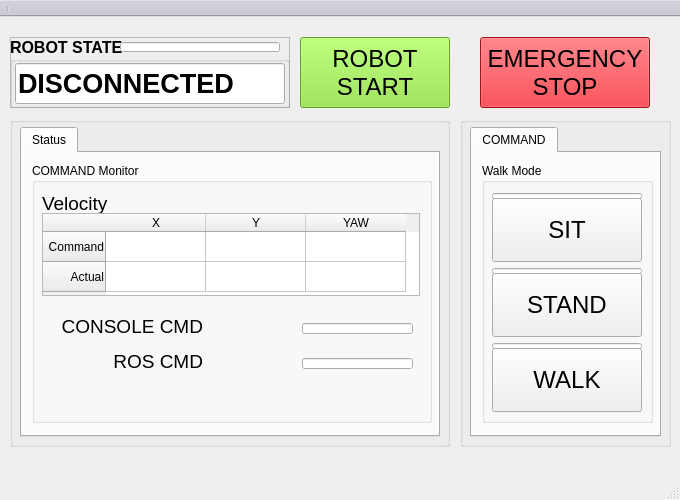
<?xml version="1.0" encoding="UTF-8"?>
<ui version="4.0">
 <class>MainWindow</class>
 <widget class="QMainWindow" name="MainWindow">
  <property name="geometry">
   <rect>
    <x>0</x>
    <y>0</y>
    <width>680</width>
    <height>500</height>
   </rect>
  </property>
  <property name="minimumSize">
   <size>
    <width>600</width>
    <height>400</height>
   </size>
  </property>
  <property name="windowTitle">
   <string>MainWindow</string>
  </property>
  <widget class="QWidget" name="centralwidget">
   <widget class="QGroupBox" name="groupBox">
    <property name="geometry">
     <rect>
      <x>10</x>
      <y>100</y>
      <width>440</width>
      <height>330</height>
     </rect>
    </property>
    <property name="title">
     <string/>
    </property>
    <widget class="QTabWidget" name="tabWidget_1">
     <property name="geometry">
      <rect>
       <x>10</x>
       <y>10</y>
       <width>420</width>
       <height>310</height>
      </rect>
     </property>
     <property name="currentIndex">
      <number>0</number>
     </property>
     <widget class="QWidget" name="tab_5">
      <attribute name="title">
       <string>Status</string>
      </attribute>
      <widget class="QGroupBox" name="groupBox_6">
       <property name="geometry">
        <rect>
         <x>10</x>
         <y>10</y>
         <width>400</width>
         <height>260</height>
        </rect>
       </property>
       <property name="title">
        <string>COMMAND Monitor</string>
       </property>
       <widget class="QLabel" name="label_9">
        <property name="geometry">
         <rect>
          <x>10</x>
          <y>30</y>
          <width>71</width>
          <height>21</height>
         </rect>
        </property>
        <property name="font">
         <font>
          <pointsize>14</pointsize>
         </font>
        </property>
        <property name="text">
         <string>Velocity</string>
        </property>
       </widget>
       <widget class="QLabel" name="label_12">
        <property name="geometry">
         <rect>
          <x>10</x>
          <y>155</y>
          <width>161</width>
          <height>17</height>
         </rect>
        </property>
        <property name="font">
         <font>
          <pointsize>14</pointsize>
         </font>
        </property>
        <property name="text">
         <string>CONSOLE CMD</string>
        </property>
        <property name="alignment">
         <set>Qt::AlignRight|Qt::AlignTrailing|Qt::AlignVCenter</set>
        </property>
       </widget>
       <widget class="QLineEdit" name="LE_CONSOLE_CMD">
        <property name="geometry">
         <rect>
          <x>270</x>
          <y>160</y>
          <width>111</width>
          <height>11</height>
         </rect>
        </property>
        <property name="mouseTracking">
         <bool>false</bool>
        </property>
        <property name="readOnly">
         <bool>true</bool>
        </property>
       </widget>
       <widget class="QTableWidget" name="TW_VELOCITY">
        <property name="geometry">
         <rect>
          <x>10</x>
          <y>50</y>
          <width>378</width>
          <height>83</height>
         </rect>
        </property>
        <row>
         <property name="text">
          <string>Command</string>
         </property>
         <property name="textAlignment">
          <set>AlignTrailing|AlignVCenter</set>
         </property>
        </row>
        <row>
         <property name="text">
          <string>Actual</string>
         </property>
         <property name="textAlignment">
          <set>AlignTrailing|AlignVCenter</set>
         </property>
        </row>
        <column>
         <property name="text">
          <string>X</string>
         </property>
        </column>
        <column>
         <property name="text">
          <string>Y</string>
         </property>
        </column>
        <column>
         <property name="text">
          <string>YAW</string>
         </property>
        </column>
        <item row="0" column="0">
         <property name="text">
          <string/>
         </property>
         <property name="flags">
          <set>NoItemFlags</set>
         </property>
        </item>
       </widget>
       <widget class="QLabel" name="label_11">
        <property name="geometry">
         <rect>
          <x>10</x>
          <y>190</y>
          <width>161</width>
          <height>17</height>
         </rect>
        </property>
        <property name="font">
         <font>
          <pointsize>14</pointsize>
         </font>
        </property>
        <property name="text">
         <string>ROS CMD</string>
        </property>
        <property name="alignment">
         <set>Qt::AlignRight|Qt::AlignTrailing|Qt::AlignVCenter</set>
        </property>
       </widget>
       <widget class="QLineEdit" name="LE_GDM_CMD">
        <property name="geometry">
         <rect>
          <x>270</x>
          <y>195</y>
          <width>111</width>
          <height>11</height>
         </rect>
        </property>
        <property name="mouseTracking">
         <bool>false</bool>
        </property>
        <property name="readOnly">
         <bool>true</bool>
        </property>
       </widget>
      </widget>
     </widget>
    </widget>
   </widget>
   <widget class="QGroupBox" name="groupBox_3">
    <property name="geometry">
     <rect>
      <x>460</x>
      <y>100</y>
      <width>211</width>
      <height>330</height>
     </rect>
    </property>
    <property name="title">
     <string/>
    </property>
    <widget class="QTabWidget" name="tabWidget_2">
     <property name="geometry">
      <rect>
       <x>10</x>
       <y>10</y>
       <width>191</width>
       <height>310</height>
      </rect>
     </property>
     <property name="currentIndex">
      <number>0</number>
     </property>
     <widget class="QWidget" name="tab_2">
      <attribute name="title">
       <string>COMMAND</string>
      </attribute>
      <widget class="QGroupBox" name="groupBox_2">
       <property name="geometry">
        <rect>
         <x>10</x>
         <y>10</y>
         <width>171</width>
         <height>260</height>
        </rect>
       </property>
       <property name="title">
        <string>Walk Mode</string>
       </property>
       <widget class="QPushButton" name="BTN_GDQ_WALK">
        <property name="geometry">
         <rect>
          <x>10</x>
          <y>185</y>
          <width>150</width>
          <height>64</height>
         </rect>
        </property>
        <property name="font">
         <font>
          <pointsize>18</pointsize>
         </font>
        </property>
        <property name="text">
         <string>WALK</string>
        </property>
       </widget>
       <widget class="QPushButton" name="BTN_GDQ_STAND">
        <property name="geometry">
         <rect>
          <x>10</x>
          <y>110</y>
          <width>150</width>
          <height>64</height>
         </rect>
        </property>
        <property name="font">
         <font>
          <pointsize>18</pointsize>
         </font>
        </property>
        <property name="text">
         <string>STAND</string>
        </property>
       </widget>
       <widget class="QPushButton" name="BTN_GDQ_READY">
        <property name="geometry">
         <rect>
          <x>10</x>
          <y>35</y>
          <width>150</width>
          <height>64</height>
         </rect>
        </property>
        <property name="font">
         <font>
          <pointsize>18</pointsize>
         </font>
        </property>
        <property name="text">
         <string>SIT</string>
        </property>
       </widget>
       <widget class="QLineEdit" name="LE_SIT">
        <property name="geometry">
         <rect>
          <x>10</x>
          <y>30</y>
          <width>150</width>
          <height>6</height>
         </rect>
        </property>
        <property name="mouseTracking">
         <bool>false</bool>
        </property>
        <property name="readOnly">
         <bool>true</bool>
        </property>
       </widget>
       <widget class="QLineEdit" name="LE_STAND">
        <property name="geometry">
         <rect>
          <x>10</x>
          <y>105</y>
          <width>150</width>
          <height>6</height>
         </rect>
        </property>
        <property name="mouseTracking">
         <bool>false</bool>
        </property>
        <property name="readOnly">
         <bool>true</bool>
        </property>
       </widget>
       <widget class="QLineEdit" name="LE_WALK">
        <property name="geometry">
         <rect>
          <x>10</x>
          <y>180</y>
          <width>150</width>
          <height>6</height>
         </rect>
        </property>
        <property name="mouseTracking">
         <bool>false</bool>
        </property>
        <property name="readOnly">
         <bool>true</bool>
        </property>
       </widget>
      </widget>
     </widget>
    </widget>
   </widget>
   <widget class="QWidget" name="WG_TOP" native="true">
    <property name="geometry">
     <rect>
      <x>10</x>
      <y>10</y>
      <width>660</width>
      <height>90</height>
     </rect>
    </property>
    <widget class="QWidget" name="WG_ROBOT_STATE" native="true">
     <property name="geometry">
      <rect>
       <x>0</x>
       <y>0</y>
       <width>290</width>
       <height>91</height>
      </rect>
     </property>
     <widget class="QFrame" name="FR_ROBOT_STATE">
      <property name="geometry">
       <rect>
        <x>0</x>
        <y>10</y>
        <width>280</width>
        <height>71</height>
       </rect>
      </property>
      <property name="frameShape">
       <enum>QFrame::StyledPanel</enum>
      </property>
      <property name="frameShadow">
       <enum>QFrame::Raised</enum>
      </property>
      <widget class="QGroupBox" name="GB_ROBOT_STATE_2">
       <property name="geometry">
        <rect>
         <x>0</x>
         <y>0</y>
         <width>280</width>
         <height>71</height>
        </rect>
       </property>
       <property name="font">
        <font>
         <pointsize>12</pointsize>
         <weight>75</weight>
         <bold>true</bold>
        </font>
       </property>
       <property name="title">
        <string>ROBOT STATE</string>
       </property>
       <widget class="QLineEdit" name="LE_ROBOT_STATE_2">
        <property name="enabled">
         <bool>true</bool>
        </property>
        <property name="geometry">
         <rect>
          <x>5</x>
          <y>26</y>
          <width>270</width>
          <height>41</height>
         </rect>
        </property>
        <property name="sizePolicy">
         <sizepolicy hsizetype="Fixed" vsizetype="Fixed">
          <horstretch>0</horstretch>
          <verstretch>0</verstretch>
         </sizepolicy>
        </property>
        <property name="font">
         <font>
          <pointsize>20</pointsize>
          <weight>75</weight>
          <italic>false</italic>
          <bold>true</bold>
          <underline>false</underline>
         </font>
        </property>
        <property name="cursor">
         <cursorShape>ArrowCursor</cursorShape>
        </property>
        <property name="mouseTracking">
         <bool>false</bool>
        </property>
        <property name="focusPolicy">
         <enum>Qt::NoFocus</enum>
        </property>
        <property name="acceptDrops">
         <bool>true</bool>
        </property>
        <property name="layoutDirection">
         <enum>Qt::LeftToRight</enum>
        </property>
        <property name="autoFillBackground">
         <bool>false</bool>
        </property>
        <property name="text">
         <string>DISCONNECTED</string>
        </property>
        <property name="frame">
         <bool>true</bool>
        </property>
        <property name="dragEnabled">
         <bool>false</bool>
        </property>
        <property name="readOnly">
         <bool>true</bool>
        </property>
       </widget>
       <widget class="QLineEdit" name="LE_CONNECT">
        <property name="geometry">
         <rect>
          <x>110</x>
          <y>5</y>
          <width>160</width>
          <height>10</height>
         </rect>
        </property>
        <property name="mouseTracking">
         <bool>false</bool>
        </property>
        <property name="readOnly">
         <bool>true</bool>
        </property>
       </widget>
      </widget>
     </widget>
    </widget>
    <widget class="QPushButton" name="BTN_GDQ_START">
     <property name="geometry">
      <rect>
       <x>290</x>
       <y>10</y>
       <width>150</width>
       <height>71</height>
      </rect>
     </property>
     <property name="palette">
      <palette>
       <active>
        <colorrole role="WindowText">
         <brush brushstyle="SolidPattern">
          <color alpha="255">
           <red>0</red>
           <green>0</green>
           <blue>0</blue>
          </color>
         </brush>
        </colorrole>
        <colorrole role="Button">
         <brush brushstyle="SolidPattern">
          <color alpha="255">
           <red>138</red>
           <green>226</green>
           <blue>52</blue>
          </color>
         </brush>
        </colorrole>
        <colorrole role="Light">
         <brush brushstyle="SolidPattern">
          <color alpha="255">
           <red>198</red>
           <green>255</green>
           <blue>143</blue>
          </color>
         </brush>
        </colorrole>
        <colorrole role="Midlight">
         <brush brushstyle="SolidPattern">
          <color alpha="255">
           <red>168</red>
           <green>240</green>
           <blue>97</blue>
          </color>
         </brush>
        </colorrole>
        <colorrole role="Dark">
         <brush brushstyle="SolidPattern">
          <color alpha="255">
           <red>69</red>
           <green>113</green>
           <blue>26</blue>
          </color>
         </brush>
        </colorrole>
        <colorrole role="Mid">
         <brush brushstyle="SolidPattern">
          <color alpha="255">
           <red>92</red>
           <green>151</green>
           <blue>34</blue>
          </color>
         </brush>
        </colorrole>
        <colorrole role="Text">
         <brush brushstyle="SolidPattern">
          <color alpha="255">
           <red>0</red>
           <green>0</green>
           <blue>0</blue>
          </color>
         </brush>
        </colorrole>
        <colorrole role="BrightText">
         <brush brushstyle="SolidPattern">
          <color alpha="255">
           <red>255</red>
           <green>255</green>
           <blue>255</blue>
          </color>
         </brush>
        </colorrole>
        <colorrole role="ButtonText">
         <brush brushstyle="SolidPattern">
          <color alpha="255">
           <red>0</red>
           <green>0</green>
           <blue>0</blue>
          </color>
         </brush>
        </colorrole>
        <colorrole role="Base">
         <brush brushstyle="SolidPattern">
          <color alpha="255">
           <red>255</red>
           <green>255</green>
           <blue>255</blue>
          </color>
         </brush>
        </colorrole>
        <colorrole role="Window">
         <brush brushstyle="SolidPattern">
          <color alpha="255">
           <red>138</red>
           <green>226</green>
           <blue>52</blue>
          </color>
         </brush>
        </colorrole>
        <colorrole role="Shadow">
         <brush brushstyle="SolidPattern">
          <color alpha="255">
           <red>0</red>
           <green>0</green>
           <blue>0</blue>
          </color>
         </brush>
        </colorrole>
        <colorrole role="AlternateBase">
         <brush brushstyle="SolidPattern">
          <color alpha="255">
           <red>196</red>
           <green>240</green>
           <blue>153</blue>
          </color>
         </brush>
        </colorrole>
        <colorrole role="ToolTipBase">
         <brush brushstyle="SolidPattern">
          <color alpha="255">
           <red>255</red>
           <green>255</green>
           <blue>220</blue>
          </color>
         </brush>
        </colorrole>
        <colorrole role="ToolTipText">
         <brush brushstyle="SolidPattern">
          <color alpha="255">
           <red>0</red>
           <green>0</green>
           <blue>0</blue>
          </color>
         </brush>
        </colorrole>
        <colorrole role="PlaceholderText">
         <brush brushstyle="SolidPattern">
          <color alpha="128">
           <red>0</red>
           <green>0</green>
           <blue>0</blue>
          </color>
         </brush>
        </colorrole>
       </active>
       <inactive>
        <colorrole role="WindowText">
         <brush brushstyle="SolidPattern">
          <color alpha="255">
           <red>0</red>
           <green>0</green>
           <blue>0</blue>
          </color>
         </brush>
        </colorrole>
        <colorrole role="Button">
         <brush brushstyle="SolidPattern">
          <color alpha="255">
           <red>138</red>
           <green>226</green>
           <blue>52</blue>
          </color>
         </brush>
        </colorrole>
        <colorrole role="Light">
         <brush brushstyle="SolidPattern">
          <color alpha="255">
           <red>198</red>
           <green>255</green>
           <blue>143</blue>
          </color>
         </brush>
        </colorrole>
        <colorrole role="Midlight">
         <brush brushstyle="SolidPattern">
          <color alpha="255">
           <red>168</red>
           <green>240</green>
           <blue>97</blue>
          </color>
         </brush>
        </colorrole>
        <colorrole role="Dark">
         <brush brushstyle="SolidPattern">
          <color alpha="255">
           <red>69</red>
           <green>113</green>
           <blue>26</blue>
          </color>
         </brush>
        </colorrole>
        <colorrole role="Mid">
         <brush brushstyle="SolidPattern">
          <color alpha="255">
           <red>92</red>
           <green>151</green>
           <blue>34</blue>
          </color>
         </brush>
        </colorrole>
        <colorrole role="Text">
         <brush brushstyle="SolidPattern">
          <color alpha="255">
           <red>0</red>
           <green>0</green>
           <blue>0</blue>
          </color>
         </brush>
        </colorrole>
        <colorrole role="BrightText">
         <brush brushstyle="SolidPattern">
          <color alpha="255">
           <red>255</red>
           <green>255</green>
           <blue>255</blue>
          </color>
         </brush>
        </colorrole>
        <colorrole role="ButtonText">
         <brush brushstyle="SolidPattern">
          <color alpha="255">
           <red>0</red>
           <green>0</green>
           <blue>0</blue>
          </color>
         </brush>
        </colorrole>
        <colorrole role="Base">
         <brush brushstyle="SolidPattern">
          <color alpha="255">
           <red>255</red>
           <green>255</green>
           <blue>255</blue>
          </color>
         </brush>
        </colorrole>
        <colorrole role="Window">
         <brush brushstyle="SolidPattern">
          <color alpha="255">
           <red>138</red>
           <green>226</green>
           <blue>52</blue>
          </color>
         </brush>
        </colorrole>
        <colorrole role="Shadow">
         <brush brushstyle="SolidPattern">
          <color alpha="255">
           <red>0</red>
           <green>0</green>
           <blue>0</blue>
          </color>
         </brush>
        </colorrole>
        <colorrole role="AlternateBase">
         <brush brushstyle="SolidPattern">
          <color alpha="255">
           <red>196</red>
           <green>240</green>
           <blue>153</blue>
          </color>
         </brush>
        </colorrole>
        <colorrole role="ToolTipBase">
         <brush brushstyle="SolidPattern">
          <color alpha="255">
           <red>255</red>
           <green>255</green>
           <blue>220</blue>
          </color>
         </brush>
        </colorrole>
        <colorrole role="ToolTipText">
         <brush brushstyle="SolidPattern">
          <color alpha="255">
           <red>0</red>
           <green>0</green>
           <blue>0</blue>
          </color>
         </brush>
        </colorrole>
        <colorrole role="PlaceholderText">
         <brush brushstyle="SolidPattern">
          <color alpha="128">
           <red>0</red>
           <green>0</green>
           <blue>0</blue>
          </color>
         </brush>
        </colorrole>
       </inactive>
       <disabled>
        <colorrole role="WindowText">
         <brush brushstyle="SolidPattern">
          <color alpha="255">
           <red>69</red>
           <green>113</green>
           <blue>26</blue>
          </color>
         </brush>
        </colorrole>
        <colorrole role="Button">
         <brush brushstyle="SolidPattern">
          <color alpha="255">
           <red>138</red>
           <green>226</green>
           <blue>52</blue>
          </color>
         </brush>
        </colorrole>
        <colorrole role="Light">
         <brush brushstyle="SolidPattern">
          <color alpha="255">
           <red>198</red>
           <green>255</green>
           <blue>143</blue>
          </color>
         </brush>
        </colorrole>
        <colorrole role="Midlight">
         <brush brushstyle="SolidPattern">
          <color alpha="255">
           <red>168</red>
           <green>240</green>
           <blue>97</blue>
          </color>
         </brush>
        </colorrole>
        <colorrole role="Dark">
         <brush brushstyle="SolidPattern">
          <color alpha="255">
           <red>69</red>
           <green>113</green>
           <blue>26</blue>
          </color>
         </brush>
        </colorrole>
        <colorrole role="Mid">
         <brush brushstyle="SolidPattern">
          <color alpha="255">
           <red>92</red>
           <green>151</green>
           <blue>34</blue>
          </color>
         </brush>
        </colorrole>
        <colorrole role="Text">
         <brush brushstyle="SolidPattern">
          <color alpha="255">
           <red>69</red>
           <green>113</green>
           <blue>26</blue>
          </color>
         </brush>
        </colorrole>
        <colorrole role="BrightText">
         <brush brushstyle="SolidPattern">
          <color alpha="255">
           <red>255</red>
           <green>255</green>
           <blue>255</blue>
          </color>
         </brush>
        </colorrole>
        <colorrole role="ButtonText">
         <brush brushstyle="SolidPattern">
          <color alpha="255">
           <red>69</red>
           <green>113</green>
           <blue>26</blue>
          </color>
         </brush>
        </colorrole>
        <colorrole role="Base">
         <brush brushstyle="SolidPattern">
          <color alpha="255">
           <red>138</red>
           <green>226</green>
           <blue>52</blue>
          </color>
         </brush>
        </colorrole>
        <colorrole role="Window">
         <brush brushstyle="SolidPattern">
          <color alpha="255">
           <red>138</red>
           <green>226</green>
           <blue>52</blue>
          </color>
         </brush>
        </colorrole>
        <colorrole role="Shadow">
         <brush brushstyle="SolidPattern">
          <color alpha="255">
           <red>0</red>
           <green>0</green>
           <blue>0</blue>
          </color>
         </brush>
        </colorrole>
        <colorrole role="AlternateBase">
         <brush brushstyle="SolidPattern">
          <color alpha="255">
           <red>138</red>
           <green>226</green>
           <blue>52</blue>
          </color>
         </brush>
        </colorrole>
        <colorrole role="ToolTipBase">
         <brush brushstyle="SolidPattern">
          <color alpha="255">
           <red>255</red>
           <green>255</green>
           <blue>220</blue>
          </color>
         </brush>
        </colorrole>
        <colorrole role="ToolTipText">
         <brush brushstyle="SolidPattern">
          <color alpha="255">
           <red>0</red>
           <green>0</green>
           <blue>0</blue>
          </color>
         </brush>
        </colorrole>
        <colorrole role="PlaceholderText">
         <brush brushstyle="SolidPattern">
          <color alpha="128">
           <red>0</red>
           <green>0</green>
           <blue>0</blue>
          </color>
         </brush>
        </colorrole>
       </disabled>
      </palette>
     </property>
     <property name="font">
      <font>
       <pointsize>18</pointsize>
      </font>
     </property>
     <property name="text">
      <string>ROBOT
START</string>
     </property>
    </widget>
    <widget class="QPushButton" name="BTN_EMERGENCY_STOP">
     <property name="geometry">
      <rect>
       <x>470</x>
       <y>10</y>
       <width>170</width>
       <height>71</height>
      </rect>
     </property>
     <property name="palette">
      <palette>
       <active>
        <colorrole role="WindowText">
         <brush brushstyle="SolidPattern">
          <color alpha="255">
           <red>0</red>
           <green>0</green>
           <blue>0</blue>
          </color>
         </brush>
        </colorrole>
        <colorrole role="Button">
         <brush brushstyle="SolidPattern">
          <color alpha="255">
           <red>224</red>
           <green>27</green>
           <blue>36</blue>
          </color>
         </brush>
        </colorrole>
        <colorrole role="Light">
         <brush brushstyle="SolidPattern">
          <color alpha="255">
           <red>255</red>
           <green>112</green>
           <blue>118</blue>
          </color>
         </brush>
        </colorrole>
        <colorrole role="Midlight">
         <brush brushstyle="SolidPattern">
          <color alpha="255">
           <red>239</red>
           <green>69</green>
           <blue>77</blue>
          </color>
         </brush>
        </colorrole>
        <colorrole role="Dark">
         <brush brushstyle="SolidPattern">
          <color alpha="255">
           <red>112</red>
           <green>13</green>
           <blue>18</blue>
          </color>
         </brush>
        </colorrole>
        <colorrole role="Mid">
         <brush brushstyle="SolidPattern">
          <color alpha="255">
           <red>149</red>
           <green>18</green>
           <blue>24</blue>
          </color>
         </brush>
        </colorrole>
        <colorrole role="Text">
         <brush brushstyle="SolidPattern">
          <color alpha="255">
           <red>0</red>
           <green>0</green>
           <blue>0</blue>
          </color>
         </brush>
        </colorrole>
        <colorrole role="BrightText">
         <brush brushstyle="SolidPattern">
          <color alpha="255">
           <red>255</red>
           <green>255</green>
           <blue>255</blue>
          </color>
         </brush>
        </colorrole>
        <colorrole role="ButtonText">
         <brush brushstyle="SolidPattern">
          <color alpha="255">
           <red>0</red>
           <green>0</green>
           <blue>0</blue>
          </color>
         </brush>
        </colorrole>
        <colorrole role="Base">
         <brush brushstyle="SolidPattern">
          <color alpha="255">
           <red>255</red>
           <green>255</green>
           <blue>255</blue>
          </color>
         </brush>
        </colorrole>
        <colorrole role="Window">
         <brush brushstyle="SolidPattern">
          <color alpha="255">
           <red>224</red>
           <green>27</green>
           <blue>36</blue>
          </color>
         </brush>
        </colorrole>
        <colorrole role="Shadow">
         <brush brushstyle="SolidPattern">
          <color alpha="255">
           <red>0</red>
           <green>0</green>
           <blue>0</blue>
          </color>
         </brush>
        </colorrole>
        <colorrole role="AlternateBase">
         <brush brushstyle="SolidPattern">
          <color alpha="255">
           <red>239</red>
           <green>141</green>
           <blue>145</blue>
          </color>
         </brush>
        </colorrole>
        <colorrole role="ToolTipBase">
         <brush brushstyle="SolidPattern">
          <color alpha="255">
           <red>255</red>
           <green>255</green>
           <blue>220</blue>
          </color>
         </brush>
        </colorrole>
        <colorrole role="ToolTipText">
         <brush brushstyle="SolidPattern">
          <color alpha="255">
           <red>0</red>
           <green>0</green>
           <blue>0</blue>
          </color>
         </brush>
        </colorrole>
        <colorrole role="PlaceholderText">
         <brush brushstyle="SolidPattern">
          <color alpha="128">
           <red>0</red>
           <green>0</green>
           <blue>0</blue>
          </color>
         </brush>
        </colorrole>
       </active>
       <inactive>
        <colorrole role="WindowText">
         <brush brushstyle="SolidPattern">
          <color alpha="255">
           <red>0</red>
           <green>0</green>
           <blue>0</blue>
          </color>
         </brush>
        </colorrole>
        <colorrole role="Button">
         <brush brushstyle="SolidPattern">
          <color alpha="255">
           <red>224</red>
           <green>27</green>
           <blue>36</blue>
          </color>
         </brush>
        </colorrole>
        <colorrole role="Light">
         <brush brushstyle="SolidPattern">
          <color alpha="255">
           <red>255</red>
           <green>112</green>
           <blue>118</blue>
          </color>
         </brush>
        </colorrole>
        <colorrole role="Midlight">
         <brush brushstyle="SolidPattern">
          <color alpha="255">
           <red>239</red>
           <green>69</green>
           <blue>77</blue>
          </color>
         </brush>
        </colorrole>
        <colorrole role="Dark">
         <brush brushstyle="SolidPattern">
          <color alpha="255">
           <red>112</red>
           <green>13</green>
           <blue>18</blue>
          </color>
         </brush>
        </colorrole>
        <colorrole role="Mid">
         <brush brushstyle="SolidPattern">
          <color alpha="255">
           <red>149</red>
           <green>18</green>
           <blue>24</blue>
          </color>
         </brush>
        </colorrole>
        <colorrole role="Text">
         <brush brushstyle="SolidPattern">
          <color alpha="255">
           <red>0</red>
           <green>0</green>
           <blue>0</blue>
          </color>
         </brush>
        </colorrole>
        <colorrole role="BrightText">
         <brush brushstyle="SolidPattern">
          <color alpha="255">
           <red>255</red>
           <green>255</green>
           <blue>255</blue>
          </color>
         </brush>
        </colorrole>
        <colorrole role="ButtonText">
         <brush brushstyle="SolidPattern">
          <color alpha="255">
           <red>0</red>
           <green>0</green>
           <blue>0</blue>
          </color>
         </brush>
        </colorrole>
        <colorrole role="Base">
         <brush brushstyle="SolidPattern">
          <color alpha="255">
           <red>255</red>
           <green>255</green>
           <blue>255</blue>
          </color>
         </brush>
        </colorrole>
        <colorrole role="Window">
         <brush brushstyle="SolidPattern">
          <color alpha="255">
           <red>224</red>
           <green>27</green>
           <blue>36</blue>
          </color>
         </brush>
        </colorrole>
        <colorrole role="Shadow">
         <brush brushstyle="SolidPattern">
          <color alpha="255">
           <red>0</red>
           <green>0</green>
           <blue>0</blue>
          </color>
         </brush>
        </colorrole>
        <colorrole role="AlternateBase">
         <brush brushstyle="SolidPattern">
          <color alpha="255">
           <red>239</red>
           <green>141</green>
           <blue>145</blue>
          </color>
         </brush>
        </colorrole>
        <colorrole role="ToolTipBase">
         <brush brushstyle="SolidPattern">
          <color alpha="255">
           <red>255</red>
           <green>255</green>
           <blue>220</blue>
          </color>
         </brush>
        </colorrole>
        <colorrole role="ToolTipText">
         <brush brushstyle="SolidPattern">
          <color alpha="255">
           <red>0</red>
           <green>0</green>
           <blue>0</blue>
          </color>
         </brush>
        </colorrole>
        <colorrole role="PlaceholderText">
         <brush brushstyle="SolidPattern">
          <color alpha="128">
           <red>0</red>
           <green>0</green>
           <blue>0</blue>
          </color>
         </brush>
        </colorrole>
       </inactive>
       <disabled>
        <colorrole role="WindowText">
         <brush brushstyle="SolidPattern">
          <color alpha="255">
           <red>112</red>
           <green>13</green>
           <blue>18</blue>
          </color>
         </brush>
        </colorrole>
        <colorrole role="Button">
         <brush brushstyle="SolidPattern">
          <color alpha="255">
           <red>224</red>
           <green>27</green>
           <blue>36</blue>
          </color>
         </brush>
        </colorrole>
        <colorrole role="Light">
         <brush brushstyle="SolidPattern">
          <color alpha="255">
           <red>255</red>
           <green>112</green>
           <blue>118</blue>
          </color>
         </brush>
        </colorrole>
        <colorrole role="Midlight">
         <brush brushstyle="SolidPattern">
          <color alpha="255">
           <red>239</red>
           <green>69</green>
           <blue>77</blue>
          </color>
         </brush>
        </colorrole>
        <colorrole role="Dark">
         <brush brushstyle="SolidPattern">
          <color alpha="255">
           <red>112</red>
           <green>13</green>
           <blue>18</blue>
          </color>
         </brush>
        </colorrole>
        <colorrole role="Mid">
         <brush brushstyle="SolidPattern">
          <color alpha="255">
           <red>149</red>
           <green>18</green>
           <blue>24</blue>
          </color>
         </brush>
        </colorrole>
        <colorrole role="Text">
         <brush brushstyle="SolidPattern">
          <color alpha="255">
           <red>112</red>
           <green>13</green>
           <blue>18</blue>
          </color>
         </brush>
        </colorrole>
        <colorrole role="BrightText">
         <brush brushstyle="SolidPattern">
          <color alpha="255">
           <red>255</red>
           <green>255</green>
           <blue>255</blue>
          </color>
         </brush>
        </colorrole>
        <colorrole role="ButtonText">
         <brush brushstyle="SolidPattern">
          <color alpha="255">
           <red>112</red>
           <green>13</green>
           <blue>18</blue>
          </color>
         </brush>
        </colorrole>
        <colorrole role="Base">
         <brush brushstyle="SolidPattern">
          <color alpha="255">
           <red>224</red>
           <green>27</green>
           <blue>36</blue>
          </color>
         </brush>
        </colorrole>
        <colorrole role="Window">
         <brush brushstyle="SolidPattern">
          <color alpha="255">
           <red>224</red>
           <green>27</green>
           <blue>36</blue>
          </color>
         </brush>
        </colorrole>
        <colorrole role="Shadow">
         <brush brushstyle="SolidPattern">
          <color alpha="255">
           <red>0</red>
           <green>0</green>
           <blue>0</blue>
          </color>
         </brush>
        </colorrole>
        <colorrole role="AlternateBase">
         <brush brushstyle="SolidPattern">
          <color alpha="255">
           <red>224</red>
           <green>27</green>
           <blue>36</blue>
          </color>
         </brush>
        </colorrole>
        <colorrole role="ToolTipBase">
         <brush brushstyle="SolidPattern">
          <color alpha="255">
           <red>255</red>
           <green>255</green>
           <blue>220</blue>
          </color>
         </brush>
        </colorrole>
        <colorrole role="ToolTipText">
         <brush brushstyle="SolidPattern">
          <color alpha="255">
           <red>0</red>
           <green>0</green>
           <blue>0</blue>
          </color>
         </brush>
        </colorrole>
        <colorrole role="PlaceholderText">
         <brush brushstyle="SolidPattern">
          <color alpha="128">
           <red>0</red>
           <green>0</green>
           <blue>0</blue>
          </color>
         </brush>
        </colorrole>
       </disabled>
      </palette>
     </property>
     <property name="font">
      <font>
       <pointsize>18</pointsize>
      </font>
     </property>
     <property name="text">
      <string>EMERGENCY
STOP</string>
     </property>
    </widget>
   </widget>
  </widget>
  <widget class="QMenuBar" name="menubar">
   <property name="geometry">
    <rect>
     <x>0</x>
     <y>0</y>
     <width>680</width>
     <height>22</height>
    </rect>
   </property>
  </widget>
  <widget class="QStatusBar" name="statusbar"/>
  <widget class="QToolBar" name="mainToolBar">
   <property name="enabled">
    <bool>true</bool>
   </property>
   <property name="sizePolicy">
    <sizepolicy hsizetype="Preferred" vsizetype="Fixed">
     <horstretch>0</horstretch>
     <verstretch>0</verstretch>
    </sizepolicy>
   </property>
   <property name="windowTitle">
    <string/>
   </property>
   <property name="layoutDirection">
    <enum>Qt::LeftToRight</enum>
   </property>
   <property name="styleSheet">
    <string notr="true">background-color: rgb(202, 203, 210);</string>
   </property>
   <property name="movable">
    <bool>false</bool>
   </property>
   <property name="allowedAreas">
    <set>Qt::AllToolBarAreas</set>
   </property>
   <property name="orientation">
    <enum>Qt::Horizontal</enum>
   </property>
   <property name="iconSize">
    <size>
     <width>20</width>
     <height>20</height>
    </size>
   </property>
   <attribute name="toolBarArea">
    <enum>TopToolBarArea</enum>
   </attribute>
   <attribute name="toolBarBreak">
    <bool>false</bool>
   </attribute>
   <addaction name="separator"/>
  </widget>
  <action name="actionPODOAL">
   <property name="checkable">
    <bool>true</bool>
   </property>
   <property name="icon">
    <iconset>
     <normaloff>../../../../../../../../../../../../../../../../../../../../../../../../../../../../../../../../.designer/share/icon/MODULE_BLACK.png</normaloff>
     <normalon>../../../../../../../../../../../../../../../../../../../../../../../../../../../../../../../../.designer/share/icon/MODULE_BLUE.png</normalon>../../../../../../../../../../../../../../../../../../../../../../../../../../../../../../../../.designer/share/icon/MODULE_BLACK.png</iconset>
   </property>
   <property name="text">
    <string>PODOAL Control</string>
   </property>
   <property name="toolTip">
    <string>PODOAL Control</string>
   </property>
   <property name="font">
    <font>
     <pointsize>25</pointsize>
    </font>
   </property>
  </action>
 </widget>
 <resources/>
 <connections/>
</ui>
